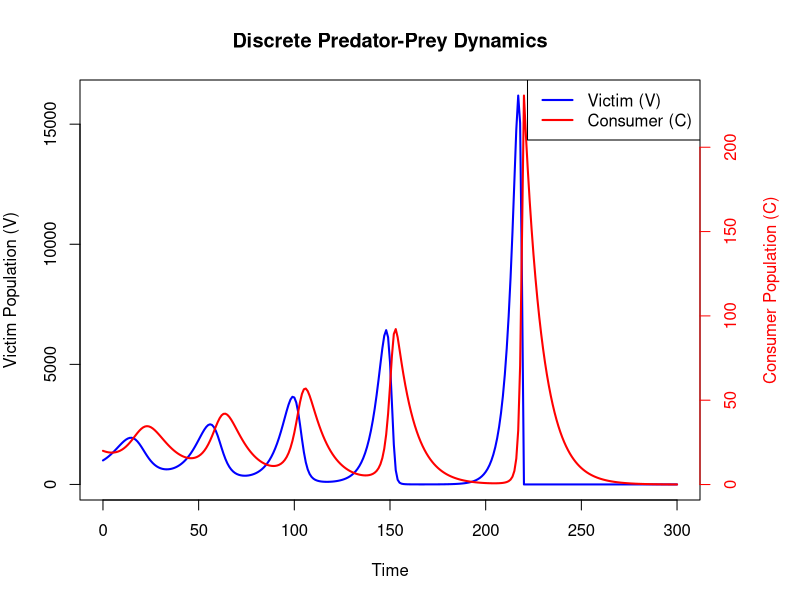
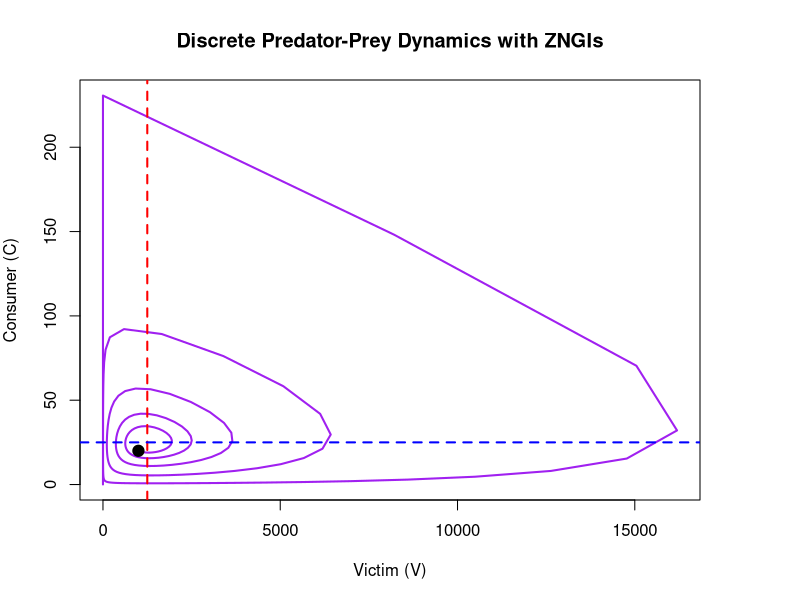

Generate these figures, in order, with R:
## ---- chunk 1
discrete_predator_prey_model <- function(time_steps, dt, initial_state, parameters) {
  # Initialise vectors to store populations
  time_steps <- round(time_steps)
  V <- numeric(time_steps + 1)
  C <- numeric(time_steps + 1)
  time <- seq(0, time_steps * dt, by = dt)
  
  # Set initial populations
  V[1] <- initial_state["V"]
  C[1] <- initial_state["C"]
  
  # Extract parameters
  R <- parameters["R"]
  a <- parameters["a"]
  f <- parameters["f"]
  q <- parameters["q"]
  
  # Loop through time steps to calculate populations
  for (t in 1:time_steps) {
    # max(0, ...) stops populations going negative (like IF() in Excel)
    V[t + 1] <- max(0, V[t] + dt * (R * V[t] - a * V[t] * C[t]))
    C[t + 1] <- max(0, C[t] + dt * (a * f * V[t] * C[t] - q * C[t]))
  }
  
  # Combine results into a data frame
  data.frame(time = time, V = V, C = C)
}
## ---- chunk 2
parameters <- c(R = 0.25,  # Victim (prey) growth rate
                a = 0.01,  # Attack rate
                f = 0.008, # Conversion efficiency
                q = 0.1)   # Consumer (predator) death rate

initial_state <- c(V = 1000,  # Initial victim population
                   C = 20)    # Initial consumer population

total_time <- 300             # Total time to simulate
dt <- 1                       # Time step (dt), 1 = a standard discrete model
time_steps <- total_time / dt # Number of time steps needed to cover total_time
## ---- chunk 3
output_df <- discrete_predator_prey_model(time_steps = time_steps, dt = dt, 
                                          initial_state = initial_state, 
                                          parameters = parameters)
## ---- chunk 4
# Make room in the right-hand margin for the second axis label
par(mar = c(5, 4, 4, 5))

# Plot victim population on the primary y-axis
plot(output_df$time, output_df$V, type = "l", col = "blue", lwd = 2, 
     ylab = "Victim Population (V)", xlab = "Time", main = "Discrete Predator-Prey Dynamics")

# Add consumer population on a secondary y-axis
par(new = TRUE)
plot(output_df$time, output_df$C, type = "l", col = "red", lwd = 2, 
     axes = FALSE, xlab = "", ylab = "")
axis(side = 4, col = "red", col.axis = "red")
mtext("Consumer Population (C)", side = 4, line = 3, col = "red")

# Add legend
legend("topright", legend = c("Victim (V)", "Consumer (C)"), 
       col = c("blue", "red"), lwd = 2)
## ---- chunk 5
### Phase Plot with ZNGIs, Initial Point, and Arrow
plot(output_df$V, 
     output_df$C, 
     type = "l", 
     col = "purple", 
     lwd = 2, 
     xlab = "Victim (V)", ylab = "Consumer (C)", 
     main = "Discrete Predator-Prey Dynamics with ZNGIs")

# Add Consumer ZNGI: no change in C when V = q / (a * f) (a vertical line)
abline(v = parameters["q"] / (parameters["a"] * parameters["f"]),
       col = "red", lwd = 2, lty = 2)

# Add Victim ZNGI: no change in V when C = R / a (a horizontal line)
abline(h = parameters["R"] / parameters["a"], col = "blue", lwd = 2, lty = 2)

# Add point for initial population sizes
points(output_df$V[1], output_df$C[1], pch = 19, col = "black", cex = 1.5)

# Add a direction arrow only if the final step has visible movement.
n <- nrow(output_df)
step_inches <- c(
  diff(grconvertX(output_df$V[c(n - 1, n)], from = "user", to = "inches")),
  diff(grconvertY(output_df$C[c(n - 1, n)], from = "user", to = "inches"))
)
if (all(is.finite(step_inches)) && sqrt(sum(step_inches^2)) > 1e-3) {
  arrows(x0 = output_df$V[n - 1], y0 = output_df$C[n - 1],
         x1 = output_df$V[n], y1 = output_df$C[n],
         col = "purple", length = 0.1, lwd = 2)
}
